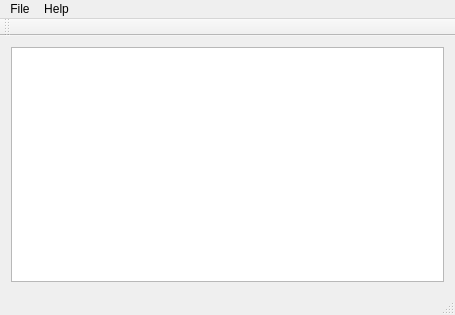
<?xml version="1.0" encoding="UTF-8"?>
<ui version="4.0">
 <class>MainWindow</class>
 <widget class="QMainWindow" name="MainWindow">
  <property name="geometry">
   <rect>
    <x>0</x>
    <y>0</y>
    <width>455</width>
    <height>315</height>
   </rect>
  </property>
  <property name="windowTitle">
   <string>ourNotepad</string>
  </property>
  <widget class="QWidget" name="centralWidget">
   <layout class="QHBoxLayout" name="horizontalLayout">
    <item>
     <widget class="QTextEdit" name="textEdit"/>
    </item>
   </layout>
  </widget>
  <widget class="QMenuBar" name="menuBar">
   <property name="geometry">
    <rect>
     <x>0</x>
     <y>0</y>
     <width>455</width>
     <height>21</height>
    </rect>
   </property>
   <widget class="QMenu" name="menuFile">
    <property name="title">
     <string>File</string>
    </property>
    <addaction name="actionOpen"/>
    <addaction name="actionSave"/>
    <addaction name="actionClose_file"/>
    <addaction name="actionExit"/>
   </widget>
   <widget class="QMenu" name="menuHelp">
    <property name="title">
     <string>Help</string>
    </property>
    <addaction name="actionAbout_us"/>
    <addaction name="actionAbout_program"/>
   </widget>
   <addaction name="menuFile"/>
   <addaction name="menuHelp"/>
  </widget>
  <widget class="QToolBar" name="mainToolBar">
   <attribute name="toolBarArea">
    <enum>TopToolBarArea</enum>
   </attribute>
   <attribute name="toolBarBreak">
    <bool>false</bool>
   </attribute>
  </widget>
  <widget class="QStatusBar" name="statusBar"/>
  <action name="actionAbout_us">
   <property name="text">
    <string>About  us</string>
   </property>
  </action>
  <action name="actionOpen">
   <property name="text">
    <string>Open</string>
   </property>
   <property name="shortcut">
    <string>Ctrl+O</string>
   </property>
  </action>
  <action name="actionSave">
   <property name="text">
    <string>Save</string>
   </property>
   <property name="shortcut">
    <string>Ctrl+S</string>
   </property>
  </action>
  <action name="actionExit">
   <property name="text">
    <string>Exit</string>
   </property>
  </action>
  <action name="actionClose_file">
   <property name="text">
    <string>Close file</string>
   </property>
  </action>
  <action name="actionAbout_program">
   <property name="text">
    <string>About program</string>
   </property>
  </action>
 </widget>
 <layoutdefault spacing="6" margin="11"/>
 <resources/>
 <connections/>
</ui>
